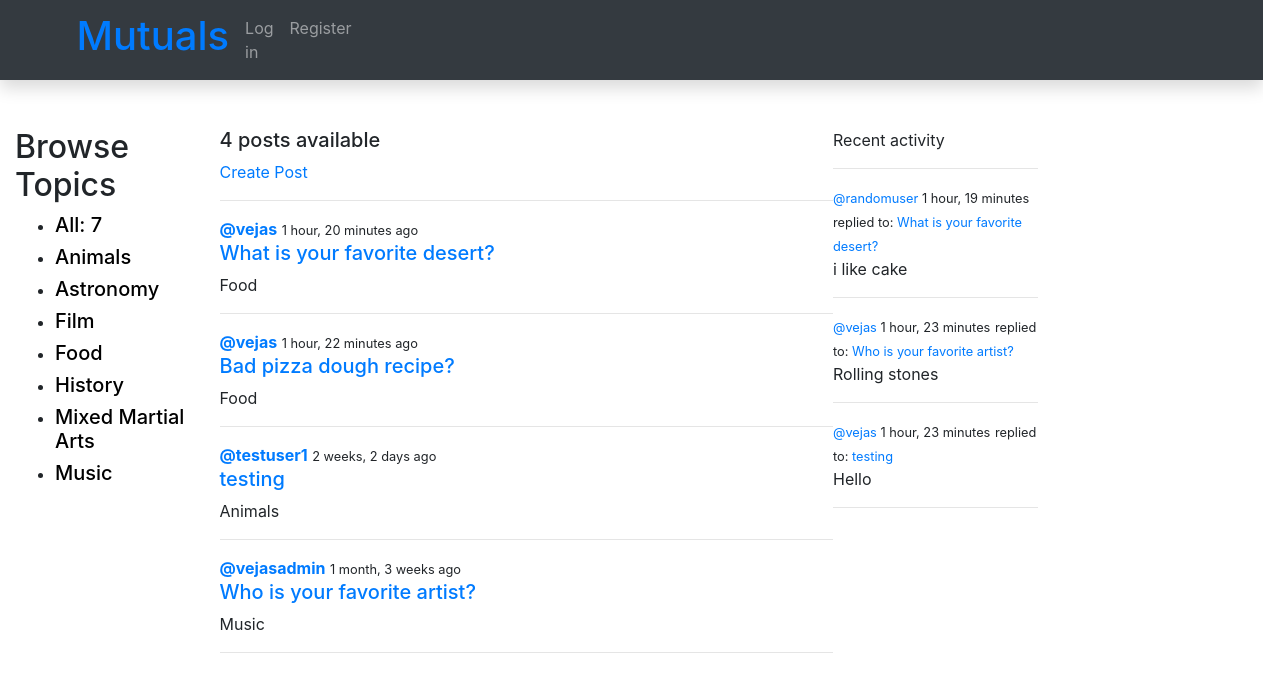
The page / on the database its author committed.
### library/models.py (models this page shows, shortened)
class Interest(models.Model):
    name = models.CharField('Interest name', max_length=100)
    description = HTMLField()
    def __str__(self):
        return self.name
    class Meta:
        ordering = ['name']

class Post(models.Model):
    post_name = models.CharField('Post name', max_length=100)
    description = HTMLField()
    updated = models.DateTimeField(auto_now=True)
    created = models.DateTimeField(auto_now_add=True)
    interest_tag = models.ManyToManyField(Interest, related_name='interest_tag')
    post_host = models.ForeignKey(User, on_delete=models.SET_NULL, null=True)
    class Meta:
        ordering = ['-updated', 'created']
    def __str__(self):
        return self.post_name

class Comment(models.Model):
    user = models.ForeignKey(User, on_delete=models.CASCADE)
    post = models.ForeignKey(Post, on_delete=models.CASCADE)
    body = models.TextField()
    updated = models.DateTimeField(auto_now=True)
    created = models.DateTimeField(auto_now_add=True)
    class Meta:
        ordering = ['-updated', 'created']

### library/views.py (the view)
# urls.py: path('', views.home, name="home"),
def home(request):
    q = request.GET.get('q') if request.GET.get('q') != None else ''
    posts = Post.objects.filter(
        Q(interest_tag__name__icontains=q) |
        Q(description__icontains=q) |
        Q(post_name__icontains=q)
    )
    interests = Interest.objects.all()
    posts_count = posts.count()
    activity_comments = Comment.objects.filter(
        Q(post__interest_tag__name__icontains=q)
    )
    context = {
        'posts': posts,
        'interests': interests,
        'posts_count': posts_count,
        'activity_comments': activity_comments
    }
    return render(request, 'library/home.html', context)

### library/templates/library/home.html (shortened to what this page needs)
{% extends 'main.html' %}
{% block content %}
<div class="home-container">
    <div>
       {% include 'library/topics_component.html' %}
    </div>
    <div>
        <h5>{{posts_count}} posts available</h5>
        <a href="{% url 'create-post' %}" >Create Post</a>
            <hr>
            <div>
                {% include 'library/feed_component.html' %}
            </div>
    </div>
        {% include 'library/activity_component.html' %}
</div>
{% endblock %}

### library/templates/library/topics_component.html (shortened to what this page needs)
<div class="topics">
  <div class="topics__header">
    <h2>Browse Topics</h2>
  </div>
  <ul class="topics__list">
    <li>
      <h5><a style="color:black" href="{% url 'home' %}" class="active">All: <span>{{interests.count}}</span></a></h5>
    </li>
      {% for a in interests %}
    <li>
      <h5><a style="color:black" href="{% url 'home' %}?q={{ a.name }}">{{a.name}}</a></h5>
      {% endfor %}
  </ul>
</div>

### library/templates/library/feed_component.html (shortened to what this page needs)
{% for a in posts %}
    <div>
        {% if a.post_host.id %}
        <a href="{% url 'user-profile' a.post_host.id %}"><strong>@{{a.post_host}}</strong></a>
        {% endif %}
        <small>{{ a.updated |timesince}} ago </small>
        <h5><a href="{% url 'topic' a.id %}">{{a.post_name}}</a></h5>
        {% for i in a.interest_tag.all %}
        <p>{{i}}</p>
        {% endfor %}
        <hr>
    </div>
{% endfor %}

### library/templates/library/activity_component.html (shortened to what this page needs)
<div>
<hr3>Recent activity</hr3>
<hr>
{% for a in activity_comments %}
    <div>
        <small><a href="{% url 'user-profile' a.user.id %}">@{{a.user}}</a> {{a.updated|timesince}}</small>
        <small>replied to: <a href="{% url 'topic' a.id %}">{{a.post}}</a></small>
        <p>{{a.body}}</p>
        <hr>
    </div>
{% endfor %}
</div>

### library/templates/library/home.html (style rules this page uses)
.home-container { display:grid; grid-template-columns: 1fr 3fr 1fr; }

### rows shown on the page
Interest: name "Animals"
Interest: name "Astronomy"
Interest: name "Film"
Interest: name "Food"
Interest: name "History"
Interest: name "Mixed Martial Arts"
Interest: name "Music"
Post: post_host "vejas", updated "1 hour, 20 minutes", post_name "What is your favorite desert?"
Post: post_host "vejas", updated "1 hour, 22 minutes", post_name "Bad pizza dough recipe?"
Post: post_host "testuser1", updated "2 weeks, 2 days", post_name "testing"
Post: post_host "vejasadmin", updated "1 month, 3 weeks", post_name "Who is your favorite artist?"
Comment: user "randomuser", updated "1 hour, 19 minutes", post "What is your favorite desert?", body "i like cake"
Comment: user "vejas", updated "1 hour, 23 minutes", post "Who is your favorite artist?", body "Rolling stones"
Comment: user "vejas", updated "1 hour, 23 minutes", post "testing", body "Hello"

### other values the page prints
{{ interests.count }} "7"
{{ posts_count }} "4"
